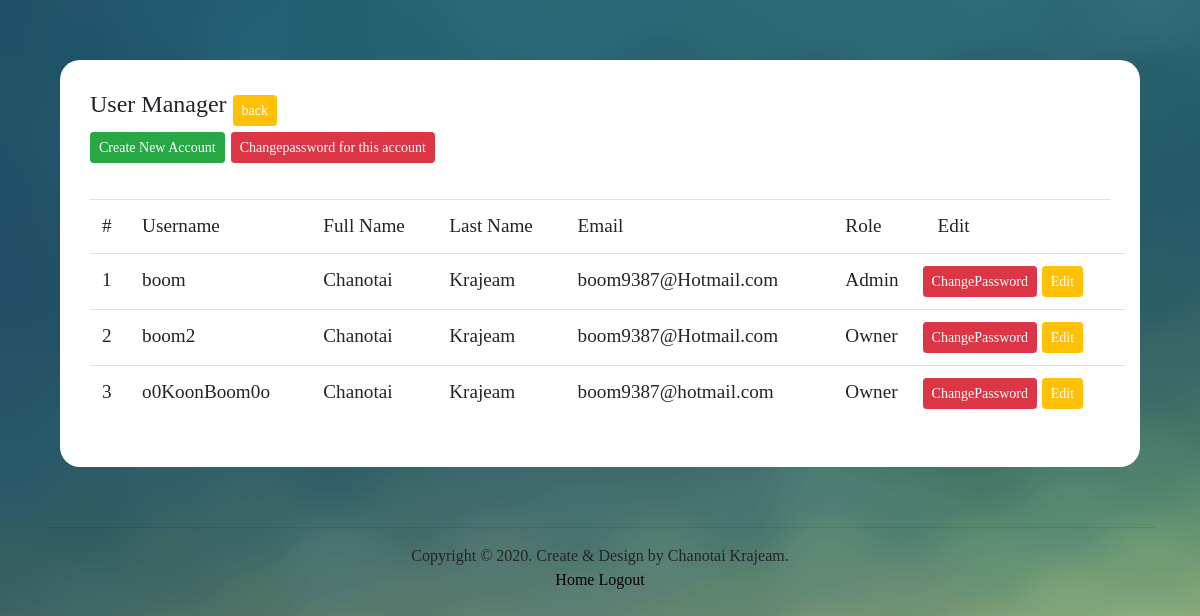
/backend.usermanager.php (signed in), run on the app's committed database.
### tables this page shows
CREATE TABLE `user` (
  `id` int(11) NOT NULL,
  `username` varchar(255) NOT NULL,
  `password` varchar(255) NOT NULL,
  `realname` varchar(255) NOT NULL,
  `lastname` varchar(255) NOT NULL,
  `email` varchar(255) NOT NULL,
  `role` varchar(255) NOT NULL
);

### backend.usermanager.php (the view, shortened to what this page needs)
<?php
include_once('include/head.php');
if (isset($_SESSION['username'])) { ?>
	<div style="background-color: white; margin: 5%; padding: 30px; border-radius: 20px; font-family: 'Cloud-Bold'; font-size: 1.5rem;">
	<div class="row container">
		<h4>User Manager&nbsp;</h4>
		<form method="post">
			<button name="back" value="back" class="btn btn-sm btn-warning" style="color: white;">back</button>
		</form>
	</div>
		<div>
			<button class="btn btn-sm btn-success" data-toggle="collapse" data-target="#addnewaccount">Create New Account</button>
			<button class="btn btn-sm btn-danger" data-toggle="collapse" data-target="#changepassforthisaccountbtn">Changepassword for this account</button>
	</div>
	<div><br>
		<table class="table" style="font-size: 1.2rem; font-family: Cloud-Light;">
			<thead>
				<tr>
					<td>#</td>
					<td>Username</td>
					<td>Full Name</td>
					<td>Last Name</td>
					<td>Email</td>
					<td>Role</td>
					<td>Edit</td>
				</tr>
			</thead>
			<tbody>
			<?php
				$sql = "SELECT * FROM user";
				$sql = $conn->query($sql);
				foreach ($sql as $key => $value) { ?>
				<tr>
					<td><?php echo $key + 1; ?></td>
					<td><?php echo $value['username']; ?></td>
					<td><?php echo $value['realname']; ?></td>
					<td><?php echo $value['lastname']; ?></td>
					<td><?php echo $value['email']; ?></td>
					<td><?php echo $value['role']; ?></td>
					<td class="row">
						<form method="post" action="backend.usermanager.php?key=<?php echo $key + 1; ?>">
							<button class="btn btn-sm btn-danger">ChangePassword</button>
						</form>&nbsp;
						<form method="post" action="backend.usermanager.php?key=<?php echo $key + 1; ?>">
							<button class="btn btn-sm btn-warning" style="color: white;">Edit</button>
						</form>
					</td>
				</tr>
			<?php } ?>
			</tbody>
		</table>
	</div>
</div>
<?php } else {
	header("location: index.php");
}
?>
<?php
include_once('include/footer.php');
?>

### include/head.php (shortened to what this page needs)
<!DOCTYPE html>
<html>
<head>
	<link rel="stylesheet" type="text/css" href="css/bootstrap.css">
	<link rel="stylesheet" type="text/css" href="css/bootstrap.min.css">
  	<link rel="stylesheet" type="text/css" href="css/MyStyle.css">
</head>
<body>

### include/footer.php (shortened to what this page needs)
<footer>
	<div align="center" class="container">
		<hr>
		<div>
			Copyright © 2020. Create & Design by Chanotai Krajeam.
		</div>
		<?php if (isset($_SESSION['username'])) {?>
			<div>
				<a href="product.php" style="color: black; text-decoration: none;">Home</a>
				<a href="logout.php" style="color: black; text-decoration: none;">Logout</a>
			</div>
		<?php } ?>
	</div><br>
</footer>
</body>
</html>

### css/MyStyle.css (style rules this page uses)
body { background-image: url(../img/bg_1.jpg); background-attachment: fixed; font-family: Cloud-Light; }

### data on the page
user: username "boom", realname "Chanotai", lastname "Krajeam", email "boom9387@Hotmail.com", role "Admin"
user: username "boom2", realname "Chanotai", lastname "Krajeam", email "boom9387@Hotmail.com", role "Owner"
user: username "o0KoonBoom0o", realname "Chanotai", lastname "Krajeam", email "boom9387@hotmail.com", role "Owner"
